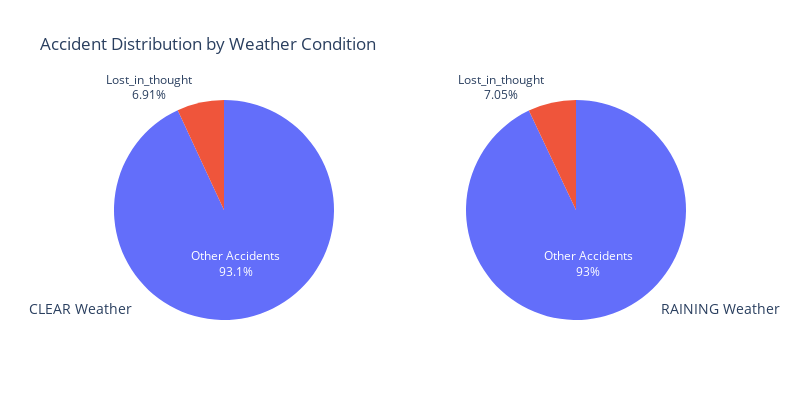

Here is the notebook cell this chart was saved with:
### Markdown cell above
#### It is evident that the distraction that significantly impacts drivers during driving, leading to the highest number of accidents, is being 'lost in thought' or 'daydreaming.

### Code cell
labels = ['Lost_in_thought', 'Other Accidents']
values_clear = [6.91, 93.09]
values_raining = [7.05, 92.95]

fig = make_subplots(rows=1, cols=2, specs=[[{'type':'domain'}, {'type':'domain'}]],
                    subplot_titles=['CLEAR Weather', 'RAINING Weather'])

fig.add_trace(go.Pie(labels=labels, values=values_clear, name='CLEAR Weather', textinfo='percent+label'),
              1, 1)
fig.add_trace(go.Pie(labels=labels, values=values_raining, name='RAINING Weather', textinfo='percent+label'),
              1, 2)

fig.update_layout(title='Accident Distribution by Weather Condition',
                  showlegend=False,  
                  height=400, width=800, 
                  annotations=[dict(text='CLEAR Weather', x=0, y=0, font=dict(size=14), showarrow=False),
                               dict(text='RAINING Weather', x=1, y=0, font=dict(size=14), showarrow=False)])
fig.show()

### Figure 1 — Plotly figure (JSON) as saved in the notebook; plotly's stock layout.template omitted (floating-point values rounded to 4 significant figures)
{"data": [{"domain": {"x": [0, 0.45], "y": [0, 1]}, "labels": ["Lost_in_thought", "Other Accidents"], "name": "CLEAR Weather", "textinfo": "percent+label", "type": "pie", "values": [6.91, 93.09]}, {"domain": {"x": [0.55, 1], "y": [0, 1]}, "labels": ["Lost_in_thought", "Other Accidents"], "name": "RAINING Weather", "textinfo": "percent+label", "type": "pie", "values": [7.05, 92.95]}], "layout": {"annotations": [{"font": {"size": 14}, "showarrow": false, "text": "CLEAR Weather", "x": 0, "xanchor": "center", "xref": "paper", "y": 0, "yanchor": "bottom", "yref": "paper"}, {"font": {"size": 14}, "showarrow": false, "text": "RAINING Weather", "x": 1, "xanchor": "center", "xref": "paper", "y": 0, "yanchor": "bottom", "yref": "paper"}], "height": 400, "showlegend": false, "title": {"text": "Accident Distribution by Weather Condition"}, "width": 800}}
